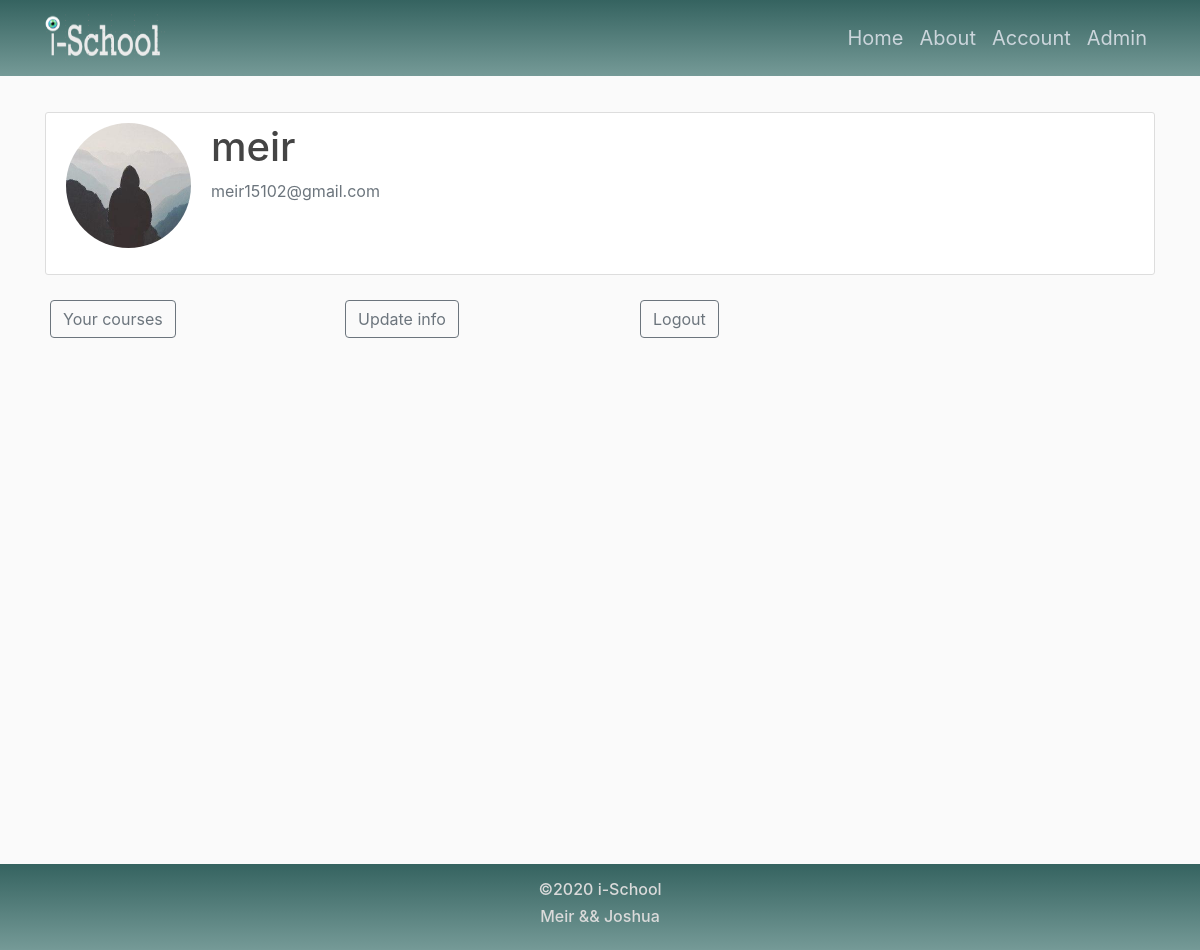
The page /account (signed in) on the database as committed earlier.
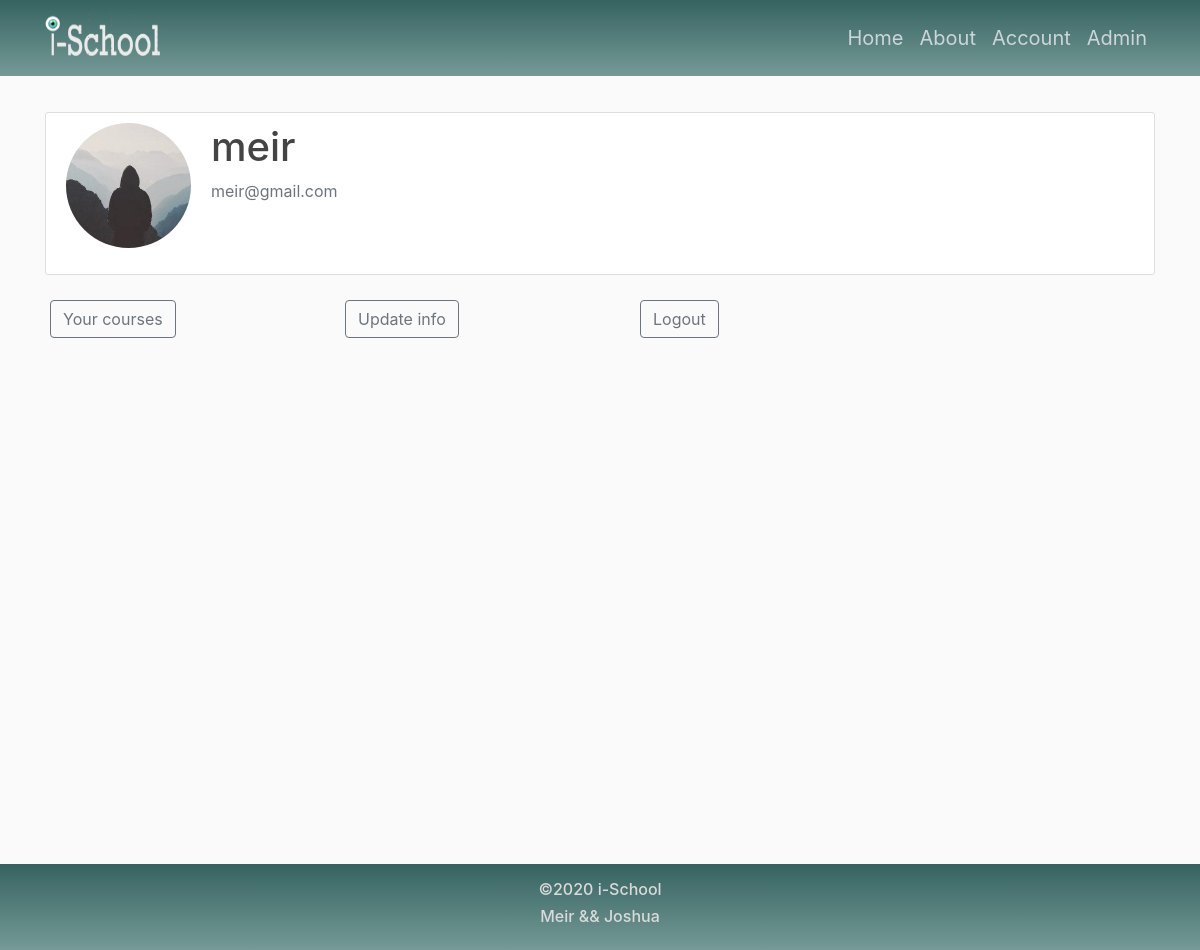
The same page on the database as committed later.
### iSchoolApp/models.py (models this page shows, shortened)
class User(db.Model, UserMixin):
    id = db.Column(db.Integer, primary_key=True)
    username = db.Column(db.String(20), unique=True, nullable=False)
    email = db.Column(db.String(120), unique=True, nullable=False)
    image_file = db.Column(db.String(20), nullable=False, default='default.jpg')
    password = db.Column(db.String(60), nullable=False)
    lecture = db.relationship('Lecture', backref='year', lazy=True)

### iSchoolApp/teacher/routes.py (the view)
@teacher.route("/account")
@login_required
def account():
    image_file = url_for('static', filename='profile_pics/' + current_user.image_file)
    course_list = current_user.lecture
    return render_template('account.html', image_file=image_file, course_list=course_list)

### iSchoolApp/models.py (called while the page is built)
@login_manager.user_loader
def load_user(user_id):
    return User.query.get(int(user_id))

### iSchoolApp/templates/account.html
{% extends "layout.html" %}
{% block content %}
<div class="container">
    <br><br>
        <div class="content-section">
          <div class="media">
            <img class="rounded-circle account-img" src="{{ image_file }}">
            <div class="media-body">
              <h2 class="account-heading">{{ current_user.username }}</h2>
                <p class="text-secondary">{{ current_user.email }}</p>
            </div>
          </div>
        </div>
        <div class="row">
            <div class="col-lg-3 col-md-3 col-sm-12 btn-teacher">
                <a href="{{ url_for('teacher.course')}}" type="button" class="btn btn-outline-secondary">Your courses</a>
            </div>
            <div class="col-lg-3 col-md-3 col-sm-12 btn-teacher">
                <a href="{{ url_for('teacher.updateAccountDetails')}}" type="button" class="btn btn-outline-secondary">Update info</a>
            </div>
            <div class="col-lg-3 col-md-3 col-sm-12 btn-teacher">
                <a href="{{ url_for('teacher.logout')}}" type="button" class="btn btn-outline-secondary">Logout</a>
            </div>
        </div>
</div>
{% endblock content %}

### iSchoolApp/templates/layout.html (shortened to what this page needs)
<!DOCTYPE html>
<html lang="en">
<head>
    <link rel="stylesheet" href="https://stackpath.bootstrapcdn.com/bootstrap/4.4.1/css/bootstrap.min.css">
    <link rel="stylesheet" type="text/css" href="{{ url_for('static', filename='main.css') }}">
    <link rel="stylesheet" type="text/css" href="{{ url_for('static', filename='index.css') }}">
</head>
<body>
    <header class="site-header">
      <nav class="navbar navbar-expand-md navbar-dark bg-steel fixed-top">
        <div class="container">
          <a class="navbar-brand mr-4" href="/">
              <img class="logo" src="../static/new_logo.png" style="width:120px"/>
          </a>
          <div class="collapse navbar-collapse" id="navbarToggle">
            <div class="navbar-nav">
              <a class="nav-item nav-link" href="{{ url_for('main_page.home')}}">Home</a>
              <a class="nav-item nav-link" href="{{ url_for('main_page.about')}}">About</a>
              {% if current_user.is_authenticated %}
                <a class="nav-item nav-link" href="{{ url_for('teacher.account')}}">Account</a>
                <a class="nav-item nav-link" href="{{ url_for('admin.loginAdminister')}}">Admin</a>
              {% else %}
                <a class="nav-item nav-link" href="{{ url_for('teacher.login')}}">Teacher</a>
                <a class="nav-item nav-link" href="{{ url_for('admin.loginAdminister')}}">Admin</a>
              {% endif %}
            </div>
          </div>
        </div>
      </nav>
    </header>
    <div class="content_wrapper">
    {% block content %}{% endblock %}
    </div>
    <footer>
        <div class="footer_section">
        <h6>&copy;2020 i-School</h6>
        <h6>Meir && Joshua</h6>
        </div>
    </footer>
</body>
</html>

### iSchoolApp/static/main.css (style rules this page uses)
body { background: #fafafa; color: #333333; }
h1, h2, h3, h4, h5, h6 { color: #444444; }
.site-header .navbar-nav .nav-link { color: #cbd5db; }
.nav-item { font-size: 25px; }
.content-section { background: #ffffff; padding: 10px 20px; border: 1px solid #dddddd; border-radius: 3px; margin-bottom: 20px; }
.account-img { height: 125px; width: 125px; margin-right: 20px; margin-bottom: 16px; }
.account-heading { font-size: 2.5rem; }

### iSchoolApp/static/index.css (style rules this page uses)
body { margin-top: 4rem; }
.bg-steel { background: -webkit-linear-gradient(top, rgba(53,99,96, 1) 0%, rgba(117,154,151, 1) 100%); }
footer { padding: 1em calc(50% - 490px); background: -webkit-linear-gradient(top, rgba(53,99,96, 1) 0%, rgba(117,154,151, 1) 100%); }
.footer_section h6 { color: #dadada; text-align: center; }
.logo { width: 350px; height: 50px; }
.nav-item { font-size: 20px; }
.content_wrapper { min-height: 100vh; }
.btn-teacher { margin: 5px; }

Rows that differ between the two databases and show on the page:
changed User "meir": email "meir15102@gmail.com" → "meir@gmail.com"
